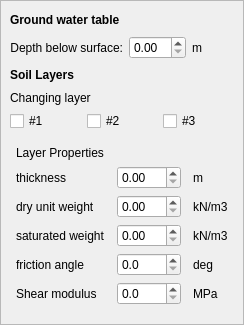
        <widget class="QWidget" name="soilPropertiesWidget">
         <property name="sizePolicy">
          <sizepolicy hsizetype="Preferred" vsizetype="Preferred">
           <horstretch>1</horstretch>
           <verstretch>0</verstretch>
          </sizepolicy>
         </property>
         <attribute name="title">
          <string>Site Configuration</string>
         </attribute>
         <layout class="QVBoxLayout" name="verticalLayout_2">
          <property name="leftMargin">
           <number>0</number>
          </property>
          <property name="topMargin">
           <number>0</number>
          </property>
          <property name="rightMargin">
           <number>0</number>
          </property>
          <property name="bottomMargin">
           <number>0</number>
          </property>
          <item>
           <widget class="QFrame" name="soilProperties">
            <property name="frameShape">
             <enum>QFrame::StyledPanel</enum>
            </property>
            <property name="frameShadow">
             <enum>QFrame::Raised</enum>
            </property>
            <layout class="QVBoxLayout" name="verticalLayout_3">
             <item>
              <widget class="QLabel" name="label_GWT">
               <property name="minimumSize">
                <size>
                 <width>0</width>
                 <height>20</height>
                </size>
               </property>
               <property name="maximumSize">
                <size>
                 <width>16777215</width>
                 <height>100</height>
                </size>
               </property>
               <property name="font">
                <font>
                 <weight>75</weight>
                 <bold>true</bold>
                </font>
               </property>
               <property name="text">
                <string>Ground water table</string>
               </property>
              </widget>
             </item>
             <item>
              <layout class="QHBoxLayout" name="horizontalLayout_4">
               <item>
                <widget class="QLabel" name="label_depth">
                 <property name="text">
                  <string>Depth below surface:</string>
                 </property>
                 <property name="alignment">
                  <set>Qt::AlignRight|Qt::AlignTrailing|Qt::AlignVCenter</set>
                 </property>
                </widget>
               </item>
               <item>
                <widget class="QDoubleSpinBox" name="groundWaterTable"/>
               </item>
               <item>
                <widget class="QLabel" name="label_9">
                 <property name="text">
                  <string>m</string>
                 </property>
                </widget>
               </item>
              </layout>
             </item>
             <item>
              <widget class="QLabel" name="label_Layers">
               <property name="minimumSize">
                <size>
                 <width>0</width>
                 <height>20</height>
                </size>
               </property>
               <property name="maximumSize">
                <size>
                 <width>16777215</width>
                 <height>100</height>
                </size>
               </property>
               <property name="font">
                <font>
                 <weight>75</weight>
                 <bold>true</bold>
                </font>
               </property>
               <property name="text">
                <string>Soil Layers</string>
               </property>
              </widget>
             </item>
             <item>
              <widget class="QFrame" name="layerSelection">
               <layout class="QGridLayout" name="gridLayout_9">
                <property name="leftMargin">
                 <number>0</number>
                </property>
                <property name="topMargin">
                 <number>0</number>
                </property>
                <property name="rightMargin">
                 <number>0</number>
                </property>
                <property name="bottomMargin">
                 <number>0</number>
                </property>
                <item row="1" column="1">
                 <widget class="QCheckBox" name="chkBox_layer2">
                  <property name="text">
                   <string>#2</string>
                  </property>
                  <property name="autoExclusive">
                   <bool>true</bool>
                  </property>
                 </widget>
                </item>
                <item row="1" column="0">
                 <widget class="QCheckBox" name="chkBox_layer1">
                  <property name="text">
                   <string>#1</string>
                  </property>
                  <property name="autoExclusive">
                   <bool>true</bool>
                  </property>
                 </widget>
                </item>
                <item row="1" column="2">
                 <widget class="QCheckBox" name="chkBox_layer3">
                  <property name="text">
                   <string>#3</string>
                  </property>
                  <property name="autoExclusive">
                   <bool>true</bool>
                  </property>
                 </widget>
                </item>
                <item row="0" column="0" colspan="3">
                 <widget class="QLabel" name="labelChangingLayer">
                  <property name="text">
                   <string>Changing layer</string>
                  </property>
                 </widget>
                </item>
               </layout>
              </widget>
             </item>
             <item>
              <widget class="QFrame" name="propertiesFrame">
               <layout class="QGridLayout" name="gridLayout_10" columnstretch="3,1,0">
                <property name="leftMargin">
                 <number>6</number>
                </property>
                <property name="rightMargin">
                 <number>6</number>
                </property>
                <property name="horizontalSpacing">
                 <number>12</number>
                </property>
                <item row="1" column="1">
                 <widget class="QDoubleSpinBox" name="layerThickness"/>
                </item>
                <item row="1" column="0">
                 <widget class="QLabel" name="label_12">
                  <property name="text">
                   <string>thickness</string>
                  </property>
                 </widget>
                </item>
                <item row="6" column="1">
                 <widget class="QDoubleSpinBox" name="layerShearModulus">
                  <property name="decimals">
                   <number>1</number>
                  </property>
                  <property name="maximum">
                   <double>1000.000000000000000</double>
                  </property>
                  <property name="singleStep">
                   <double>10.000000000000000</double>
                  </property>
                 </widget>
                </item>
                <item row="2" column="2">
                 <widget class="QLabel" name="label_15">
                  <property name="text">
                   <string>kN/m3</string>
                  </property>
                 </widget>
                </item>
                <item row="3" column="2">
                 <widget class="QLabel" name="label_16">
                  <property name="text">
                   <string>kN/m3</string>
                  </property>
                 </widget>
                </item>
                <item row="3" column="1">
                 <widget class="QDoubleSpinBox" name="layerSaturatedWeight"/>
                </item>
                <item row="5" column="0">
                 <widget class="QLabel" name="label_13">
                  <property name="text">
                   <string>friction angle</string>
                  </property>
                 </widget>
                </item>
                <item row="5" column="2">
                 <widget class="QLabel" name="label_18">
                  <property name="text">
                   <string>deg</string>
                  </property>
                 </widget>
                </item>
                <item row="1" column="2">
                 <widget class="QLabel" name="label_17">
                  <property name="text">
                   <string>m</string>
                  </property>
                 </widget>
                </item>
                <item row="2" column="1">
                 <widget class="QDoubleSpinBox" name="layerDryWeight"/>
                </item>
                <item row="6" column="0">
                 <widget class="QLabel" name="label_14">
                  <property name="text">
                   <string>Shear modulus</string>
                  </property>
                 </widget>
                </item>
                <item row="5" column="1">
                 <widget class="QDoubleSpinBox" name="layerFrictionAngle">
                  <property name="decimals">
                   <number>1</number>
                  </property>
                  <property name="maximum">
                   <double>60.000000000000000</double>
                  </property>
                 </widget>
                </item>
                <item row="6" column="2">
                 <widget class="QLabel" name="label_19">
                  <property name="text">
                   <string>MPa</string>
                  </property>
                 </widget>
                </item>
                <item row="2" column="0">
                 <widget class="QLabel" name="label_10">
                  <property name="text">
                   <string>dry unit weight</string>
                  </property>
                 </widget>
                </item>
                <item row="3" column="0">
                 <widget class="QLabel" name="label_11">
                  <property name="sizePolicy">
                   <sizepolicy hsizetype="Preferred" vsizetype="Preferred">
                    <horstretch>0</horstretch>
                    <verstretch>0</verstretch>
                   </sizepolicy>
                  </property>
                  <property name="text">
                   <string>saturated weight</string>
                  </property>
                 </widget>
                </item>
                <item row="0" column="0" colspan="3">
                 <widget class="QLabel" name="labelLayerProperties">
                  <property name="text">
                   <string>Layer Properties</string>
                  </property>
                 </widget>
                </item>
               </layout>
              </widget>
             </item>
             <item>
              <spacer name="verticalSpacer_5">
               <property name="orientation">
                <enum>Qt::Vertical</enum>
               </property>
               <property name="sizeHint" stdset="0">
                <size>
                 <width>20</width>
                 <height>1</height>
                </size>
               </property>
              </spacer>
             </item>
            </layout>
           </widget>
          </item>
         </layout>
        </widget>
